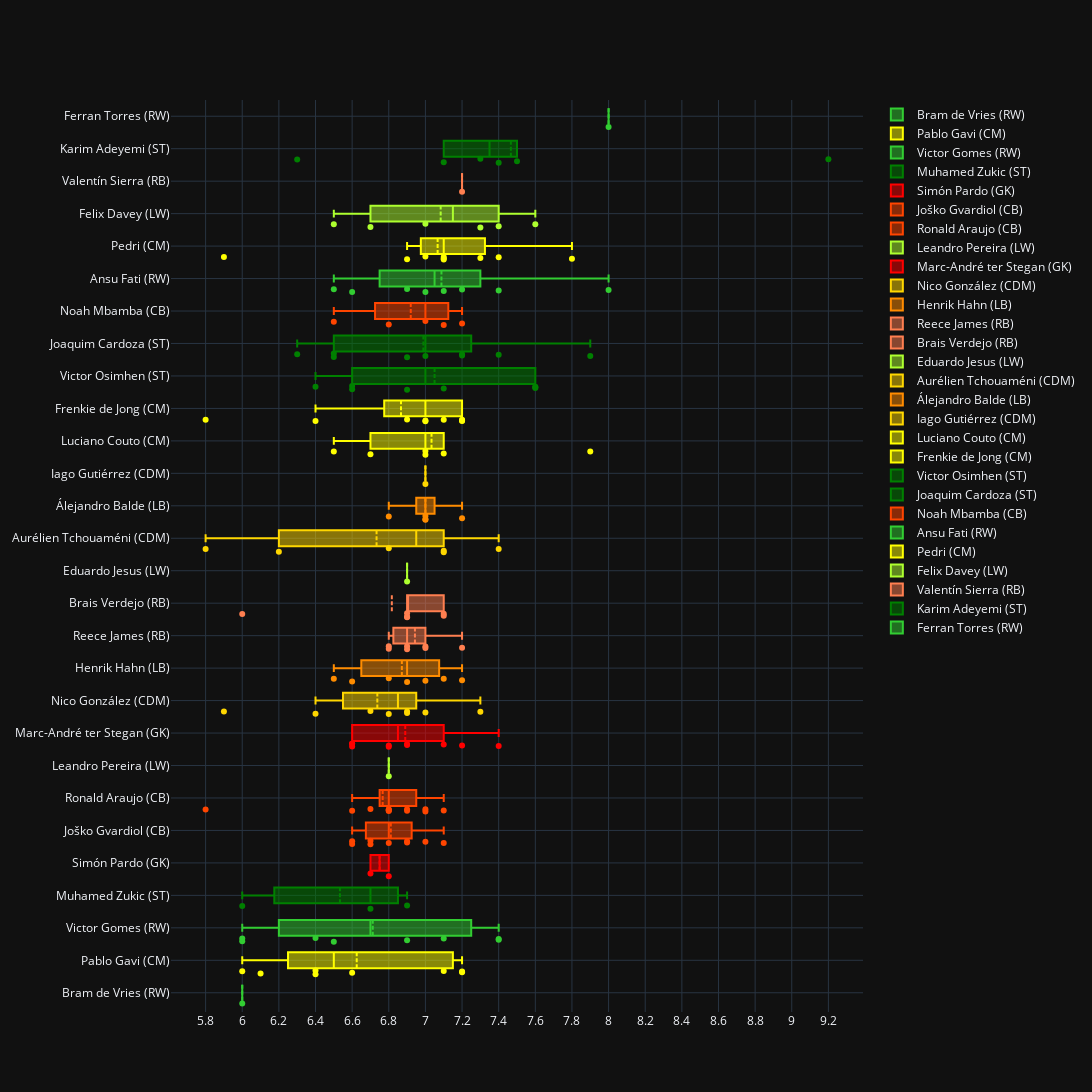

The code cell stored with this chart in its notebook:
### Markdown cell above
### Box plot

### Code cell
fig = go.Figure()
players_temp = [d for d in players if d.get('MinutesPlayed') > 0]
sorted_players = sorted(players_temp, key=lambda d: median(d['MatchRatingsList']))
for player in sorted_players:
    if player["MinutesPlayed"] > 0:
        fig.add_trace(go.Box(
            x=player["MatchRatingsList"],
            name=f'{player["FullName"]} ({player["Position"]})',
            boxpoints='all',
            marker_color=colour_dict[player["Position"]],
            boxmean=True,
        ))
fig.update_layout(
    height=(23*75),
    width=1500,
    template='plotly_dark',
    xaxis=dict(
        showgrid=True,
        dtick=0.2,
        autorange=True,
        tickangle=0
    ),
    yaxis=dict(
        showgrid=True,
    )
)
fig.show()

### Figure 1 — Plotly figure (JSON) as saved in the notebook; plotly's stock layout.template omitted (floating-point values rounded to 4 significant figures)
{"data": [{"boxmean": true, "boxpoints": "all", "marker": {"color": "limegreen"}, "name": "Bram de Vries (RW)", "type": "box", "x": [6]}, {"boxmean": true, "boxpoints": "all", "marker": {"color": "yellow"}, "name": "Pablo Gavi (CM)", "type": "box", "x": [6.4, 6.6, 6, 6.1, 7.1, 7.2, 6.4, 7.2]}, {"boxmean": true, "boxpoints": "all", "marker": {"color": "limegreen"}, "name": "Victor Gomes (RW)", "type": "box", "x": [6, 6.5, 6.4, 6.9, 6, 7.1, 7.4, 7.4]}, {"boxmean": true, "boxpoints": "all", "marker": {"color": "green"}, "name": "Muhamed Zukic (ST)", "type": "box", "x": [6, 6.7, 6.9]}, {"boxmean": true, "boxpoints": "all", "marker": {"color": "red"}, "name": "Simón Pardo (GK)", "type": "box", "x": [6.7, 6.8]}, {"boxmean": true, "boxpoints": "all", "marker": {"color": "orangered"}, "name": "Joško Gvardiol (CB)", "type": "box", "x": [6.7, 6.9, 6.9, 6.6, 6.6, 6.7, 6.8, 7.1, 7]}, {"boxmean": true, "boxpoints": "all", "marker": {"color": "orangered"}, "name": "Ronald Araujo (CB)", "type": "box", "x": [5.8, 7, 6.8, 6.7, 6.6, 6.8, 6.8, 6.9, 6.9, 6.8, 7, 7.1]}, {"boxmean": true, "boxpoints": "all", "marker": {"color": "greenyellow"}, "name": "Leandro Pereira (LW)", "type": "box", "x": [6.8]}, {"boxmean": true, "boxpoints": "all", "marker": {"color": "red"}, "name": "Marc-André ter Stegan (GK)", "type": "box", "x": [6.6, 7.2, 6.8, 6.6, 6.9, 7.1, 6.6, 7.4, 6.9, 6.8]}, {"boxmean": true, "boxpoints": "all", "marker": {"color": "gold"}, "name": "Nico González (CDM)", "type": "box", "x": [6.8, 6.7, 7, 6.9, 5.9, 6.9, 7.3, 6.4]}, {"boxmean": true, "boxpoints": "all", "marker": {"color": "darkorange"}, "name": "Henrik Hahn (LB)", "type": "box", "x": [6.6, 6.9, 6.5, 6.8, 7, 7.1, 7.2]}, {"boxmean": true, "boxpoints": "all", "marker": {"color": "coral"}, "name": "Reece James (RB)", "type": "box", "x": [6.8, 7, 6.8, 6.9, 7, 6.9, 7.2]}, {"boxmean": true, "boxpoints": "all", "marker": {"color": "coral"}, "name": "Brais Verdejo (RB)", "type": "box", "x": [6.9, 7.1, 6.9, 6, 6.9, 7.1]}, {"boxmean": true, "boxpoints": "all", "marker": {"color": "greenyellow"}, "name": "Eduardo Jesus (LW)", "type": "box", "x": [6.9]}, {"boxmean": true, "boxpoints": "all", "marker": {"color": "gold"}, "name": "Aurélien Tchouaméni (CDM)", "type": "box", "x": [6.2, 7.4, 7.1, 5.8, 6.8, 7.1]}, {"boxmean": true, "boxpoints": "all", "marker": {"color": "darkorange"}, "name": "Álejandro Balde (LB)", "type": "box", "x": [7, 7.2, 6.8, 7, 7]}, {"boxmean": true, "boxpoints": "all", "marker": {"color": "gold"}, "name": "Iago Gutiérrez (CDM)", "type": "box", "x": [7]}, {"boxmean": true, "boxpoints": "all", "marker": {"color": "yellow"}, "name": "Luciano Couto (CM)", "type": "box", "x": [6.7, 6.5, 7.1, 7, 7, 7.9]}, {"boxmean": true, "boxpoints": "all", "marker": {"color": "yellow"}, "name": "Frenkie de Jong (CM)", "type": "box", "x": [6.4, 7.2, 6.9, 7.2, 7.2, 7, 7.1, 7, 5.8]}, {"boxmean": true, "boxpoints": "all", "marker": {"color": "green"}, "name": "Victor Osimhen (ST)", "type": "box", "x": [6.4, 6.6, 6.6, 7.6, 7.6, 7.6, 7.1, 6.9]}, {"boxmean": true, "boxpoints": "all", "marker": {"color": "green"}, "name": "Joaquim Cardoza (ST)", "type": "box", "x": [6.5, 7.9, 7.2, 6.9, 6.5, 7, 6.3, 7.2, 7.4]}, {"boxmean": true, "boxpoints": "all", "marker": {"color": "orangered"}, "name": "Noah Mbamba (CB)", "type": "box", "x": [7, 7.2, 6.5, 6.8, 7.1]}, {"boxmean": true, "boxpoints": "all", "marker": {"color": "limegreen"}, "name": "Ansu Fati (RW)", "type": "box", "x": [7, 7.2, 6.9, 6.6, 6.5, 8, 7.4, 7.1]}, {"boxmean": true, "boxpoints": "all", "marker": {"color": "yellow"}, "name": "Pedri (CM)", "type": "box", "x": [7.1, 6.9, 7.1, 7, 5.9, 7.8, 7.1, 7.3, 7.4]}, {"boxmean": true, "boxpoints": "all", "marker": {"color": "greenyellow"}, "name": "Felix Davey (LW)", "type": "box", "x": [6.5, 7.4, 7.3, 7, 6.7, 7.6]}, {"boxmean": true, "boxpoints": "all", "marker": {"color": "coral"}, "name": "Valentín Sierra (RB)", "type": "box", "x": [7.2]}, {"boxmean": true, "boxpoints": "all", "marker": {"color": "green"}, "name": "Karim Adeyemi (ST)", "type": "box", "x": [6.3, 9.2, 7.1, 7.4, 7.3, 7.5]}, {"boxmean": true, "boxpoints": "all", "marker": {"color": "limegreen"}, "name": "Ferran Torres (RW)", "type": "box", "x": [8]}], "layout": {"height": 1725, "width": 1500, "xaxis": {"autorange": true, "dtick": 0.2, "showgrid": true, "tickangle": 0}, "yaxis": {"showgrid": true}}}
